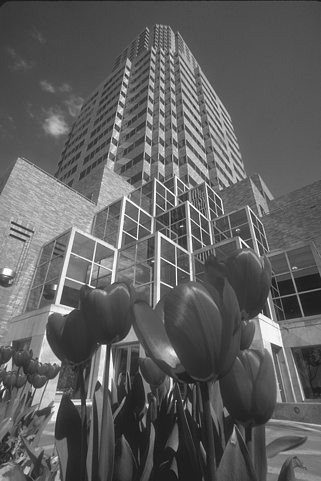
%> input picture CS558/Assignments/Homework1/images/red/red.pgm, 321 x 481 px
$ octave homework1.m   (GNU Octave 9; MATLAB toolbox functions it lacks are replaced by stand-ins)
%> lines starting %> are read from the running program, lines starting %| are printed output that depends on the picture
clear variables;

%%%%%%%%%%%%%%%%%%%%%%%%%%%%%
% Read in images from file. %
%%%%%%%%%%%%%%%%%%%%%%%%%%%%%

red = imread('red.pgm');
%> red is the input picture: size 481x321 uint8; min 22, max 255, mean 95.9
% imshow(red);
plane = imread('plane.pgm');
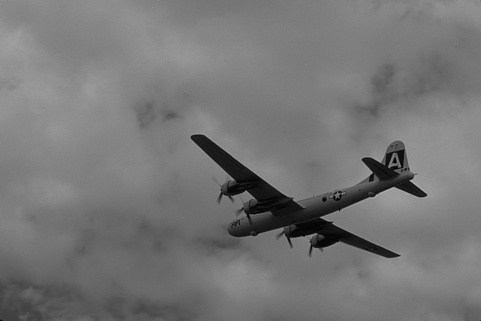
%> input picture CS558/Assignments/Homework1/images/plane/plane.pgm, 481 x 321 px
%> plane is the input picture: size 321x481 uint8; min 1, max 177, mean 118.3
% imshow(plane);
kangaroo = imread('kangaroo.pgm');
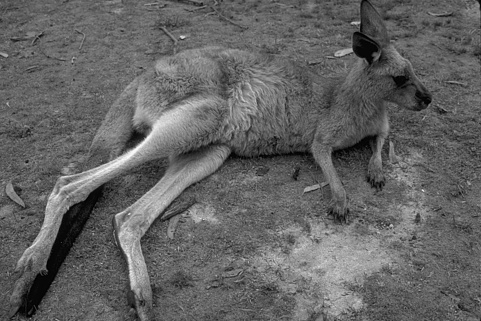
%> input picture CS558/Assignments/Homework1/images/kangaroo/kangaroo.pgm, 481 x 321 px
%> kangaroo is the input picture: size 321x481 uint8; min 0, max 253, mean 99.5
% imshow(kangaroo);

%%%%%%%%%%%%%%%%%%%%%%%%%%%%%%%%%
% Gaussian Filtering of images. %
%%%%%%%%%%%%%%%%%%%%%%%%%%%%%%%%%

% add noise to image
Gr = imnoise(red, 'Gaussian', 0.04, 0.003);
Gp = imnoise(plane, 'Gaussian', 0.04, 0.003);
Gk = imnoise(kangaroo, 'Gaussian', 0.04, 0.003);
R = double(Gr);
P = double(Gp);
K = double(Gk);

% Standard deviation and window size
sigma = 3;
sz = 5;

[x,y] = meshgrid(-sz:sz, -sz:sz);
M = size(x,1)-1;
N = size(y,1)-1;
e_exp = -(x.^2 + y.^2)/(2*sigma^2);
kern = exp(e_exp)/(2*pi*sigma^2);

% initialize output
outputR = zeros(size(R));
% pad vector with zeros
R = padarray(R,[sz sz]);
%> R: size 491x331 double

% convolution (red)
for i = 1:size(R,1)-M
    for j = 1:size(R,2)-N
        tmp = R(i:i+M, j:j+N).*kern;
        outputR(i,j) = sum(tmp(:));
    end
end

% red image without noise after gaussian blur
outputR = uint8(outputR);
%> outputR: size 481x321 uint8
figure,imshow(outputR);

% convolution (plane)
outputP = zeros(size(P));
% pad vector with zeros
P = padarray(P,[sz sz]);
%> P: size 331x491 double

for i = 1:size(P,1)-M
    for j = 1:size(P,2)-N
        tmp = P(i:i+M, j:j+N).*kern;
        outputP(i,j) = sum(tmp(:));
    end
end

% plane image without noise after gaussian blur
outputP = uint8(outputP);
%> outputP: size 321x481 uint8
figure,imshow(outputP);

% convolution (kangaroo)
outputK = zeros(size(K));
% pad vector with zeros
K = padarray(K,[sz sz]);
%> K: size 331x491 double

for i = 1:size(K,1)-M
    for j = 1:size(K,2)-N
        tmp = K(i:i+M, j:j+N).*kern;
        outputK(i,j) = sum(tmp(:));
    end
end

% kangaroo image without noise after gaussian blur
outputK = uint8(outputK);
%> outputK: size 321x481 uint8
figure,imshow(outputK);

%%%%%%%%%%%%%%%%%%%%%%%%%%%%%%%%%%%%%%%%
% Compute Gradients with Sobel Filter. %
%%%%%%%%%%%%%%%%%%%%%%%%%%%%%%%%%%%%%%%%

outputR = red;
outputP = plane;
outputK = kangaroo;
R = double(red);
%> R: size 481x321 double
P = double(plane);
%> P: size 321x481 double
K = double(kangaroo);
%> K: size 321x481 double


sobel_x = [-1 0 1; -2 0 2; -1 0 1];
sobel_y = [-1 -2 -1; 0 0 0; 1 2 1];


for i = 1:size(R,1)-2
    for j = 1:size(R,2)-2
        % Apply Sobel Filter
        R_Gx = sum(sum(sobel_x.*R(i:i+2,j:j+2)));
        R_Gy = sum(sum(sobel_y.*R(i:i+2,j:j+2)));
        % Gradient
        outputR(i+1,j+1) = sqrt(R_Gx.^2+R_Gy.^2);
    end
end
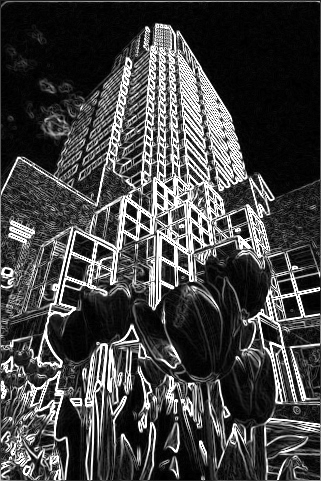
%> outputR: size 481x321 uint8; min 0, max 255, mean 68

for i = 1:size(P,1)-2
    for j = 1:size(P,2)-2
        % Apply Sobel Filter
        P_Gx = sum(sum(sobel_x.*P(i:i+2,j:j+2)));
        P_Gy = sum(sum(sobel_y.*P(i:i+2,j:j+2)));
        % Gradient
        outputP(i+1,j+1) = sqrt(P_Gx.^2+P_Gy.^2);
    end
end

for i = 1:size(K,1)-2
    for j = 1:size(K,2)-2
        % Apply Sobel Filter
        K_Gx = sum(sum(sobel_x.*K(i:i+2,j:j+2)));
        K_Gy = sum(sum(sobel_y.*K(i:i+2,j:j+2)));
        % Gradient
        outputK(i+1,j+1) = sqrt(K_Gx.^2+K_Gy.^2);
    end
end
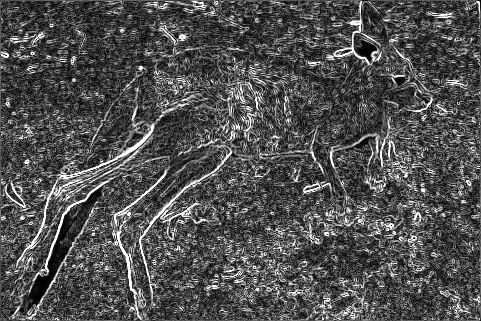
%> outputK: size 321x481 uint8; min 0, max 255, mean 80.2

% Compute edge detection for each image

% Red
rthreshold = 250;
figure,imshow(outputR);
title('Red Sobel Gradient');
outputR = max(outputR, rthreshold);
for i = 1:size(R,1)-2
    for j = 1:size(R,2)-2
        if outputR(i,j) == round(rthreshold)
            outputR(i,j) = 0;
        end
    end
end
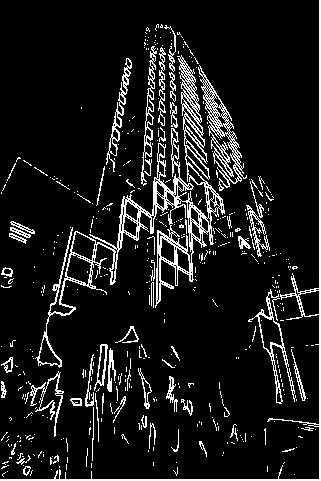
%> outputR: size 481x321 uint8; min 0, max 255, mean 25.8
outputR = uint8(outputR);
figure,imshow(outputR);
title('Red Edge Detected Image');

% Plane
pthreshold = 100;
figure,imshow(outputP);
title('Plane Sobel Gradient');
outputP = max(outputP, pthreshold);
for i = 1:size(P,1)-2
    for j = 1:size(P,2)-2
        if outputP(i,j) == round(pthreshold)
            outputP(i,j) = 0;
        end
    end
end
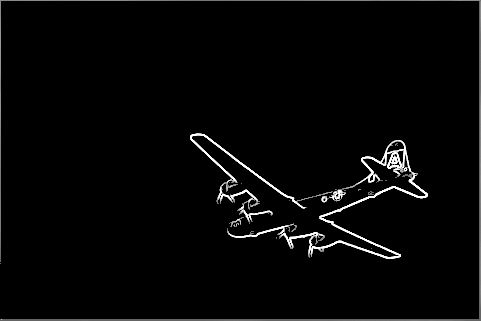
%> outputP: size 321x481 uint8; min 0, max 255, mean 6.3
outputP = uint8(outputP);
figure,imshow(outputP);
title('Plane Edge Detected Image');

% Kangaroo
threshold_k = 175;
figure,imshow(outputK);
title('Kangaroo Sobel Gradient');
outputK = max(outputK, threshold_k);
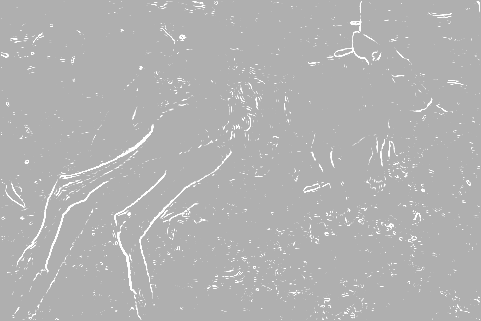
%> outputK: size 321x481 uint8; min 175, max 255, mean 177.7
for i = 1:size(K,1)-2
    for j = 1:size(K,2)-2
%> (the run ends here)
